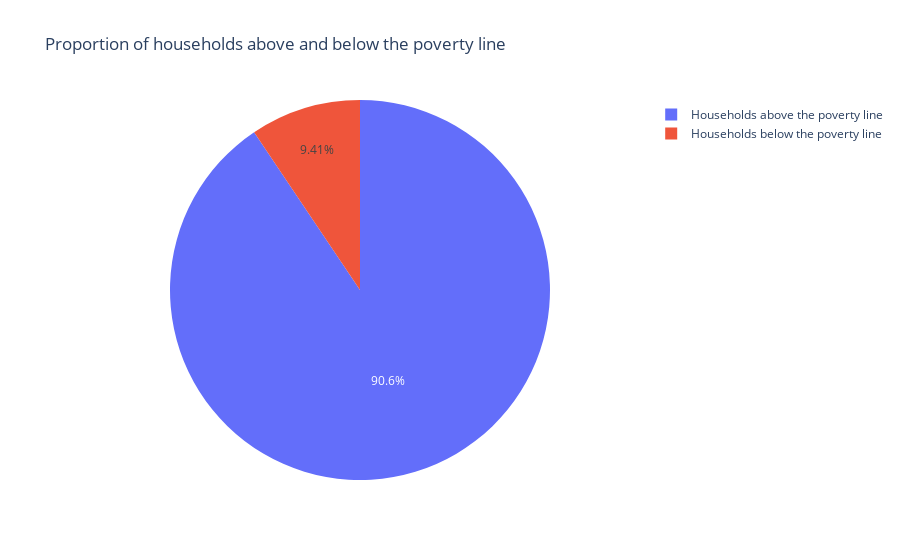

The notebook cell saved with this chart:
### Code cell
fig = px.pie(stats_poverty, values='value', names='index',
            title="Proportion of households above and below the poverty line")
fig.show()

# Save plot in html file
fig.write_html('figures/poverty_pie.html', include_plotlyjs='cdn')

### Figure 1 — Plotly figure (JSON) as saved in the notebook; plotly's stock layout.template omitted (floating-point values rounded to 4 significant figures)
{"data": [{"domain": {"x": [0, 1], "y": [0, 1]}, "hovertemplate": "index=%{label}<br>value=%{value}<extra></extra>", "labels": ["Households above the poverty line", "Households below the poverty line"], "legendgroup": "", "name": "", "showlegend": true, "type": "pie", "values": [50964, 5293]}], "layout": {"legend": {"tracegroupgap": 0}, "title": {"text": "Proportion of households above and below the poverty line"}}}
